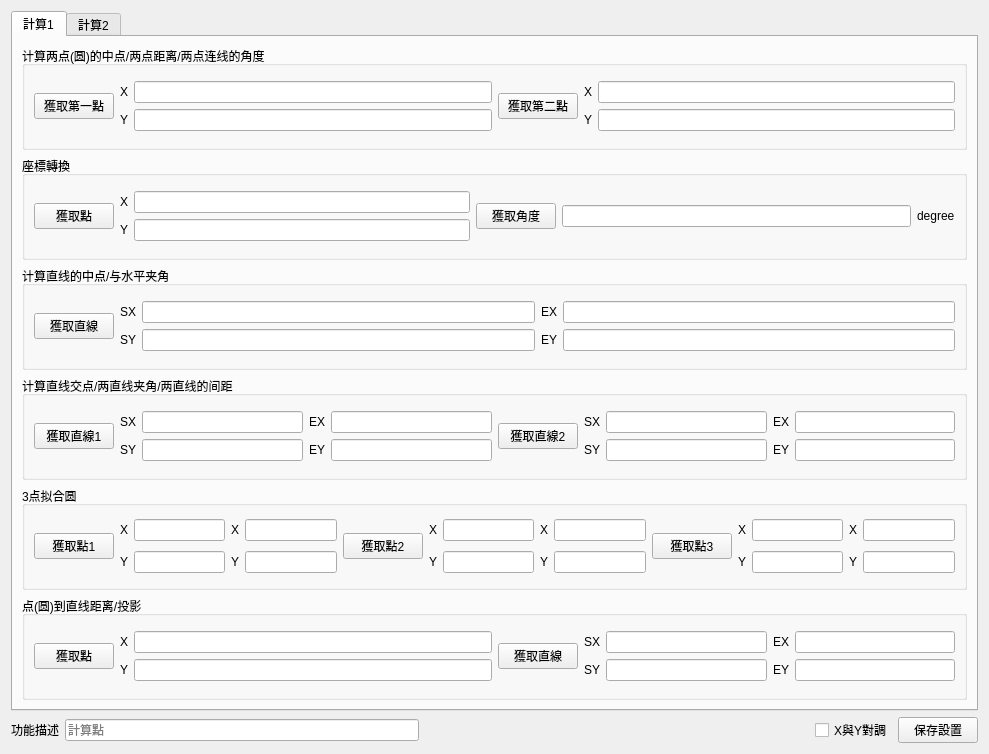
<?xml version="1.0" encoding="UTF-8"?>
<ui version="4.0">
 <class>ComputeToolUI</class>
 <widget class="QWidget" name="ComputeToolUI">
  <property name="geometry">
   <rect>
    <x>0</x>
    <y>0</y>
    <width>989</width>
    <height>754</height>
   </rect>
  </property>
  <property name="windowTitle">
   <string>Form</string>
  </property>
  <layout class="QGridLayout" name="gridLayout">
   <item row="1" column="7">
    <spacer name="horizontalSpacer">
     <property name="orientation">
      <enum>Qt::Horizontal</enum>
     </property>
     <property name="sizeHint" stdset="0">
      <size>
       <width>326</width>
       <height>20</height>
      </size>
     </property>
    </spacer>
   </item>
   <item row="1" column="9">
    <widget class="QPushButton" name="pushButton">
     <property name="text">
      <string>保存設置</string>
     </property>
    </widget>
   </item>
   <item row="1" column="0">
    <widget class="QLabel" name="label">
     <property name="maximumSize">
      <size>
       <width>64</width>
       <height>16777215</height>
      </size>
     </property>
     <property name="text">
      <string>功能描述</string>
     </property>
    </widget>
   </item>
   <item row="1" column="8">
    <widget class="QCheckBox" name="checkBox">
     <property name="text">
      <string>X與Y對調</string>
     </property>
    </widget>
   </item>
   <item row="1" column="1">
    <widget class="QLineEdit" name="lineEdit">
     <property name="placeholderText">
      <string>計算點</string>
     </property>
    </widget>
   </item>
   <item row="0" column="0" colspan="10">
    <widget class="QTabWidget" name="tabWidget">
     <property name="currentIndex">
      <number>0</number>
     </property>
     <widget class="QWidget" name="tab">
      <attribute name="title">
       <string>計算1</string>
      </attribute>
      <layout class="QVBoxLayout" name="verticalLayout">
       <item>
        <widget class="QGroupBox" name="groupBox">
         <property name="title">
          <string>计算两点(圆)的中点/两点距离/两点连线的角度</string>
         </property>
         <layout class="QGridLayout" name="gridLayout_6">
          <item row="0" column="0">
           <widget class="QPushButton" name="pushButton_2">
            <property name="text">
             <string>獲取第一點</string>
            </property>
           </widget>
          </item>
          <item row="0" column="1">
           <layout class="QGridLayout" name="gridLayout_5">
            <item row="1" column="0">
             <widget class="QLabel" name="label_6">
              <property name="maximumSize">
               <size>
                <width>16</width>
                <height>16777215</height>
               </size>
              </property>
              <property name="text">
               <string>X</string>
              </property>
             </widget>
            </item>
            <item row="1" column="2">
             <widget class="QLineEdit" name="lineEdit_6"/>
            </item>
            <item row="2" column="0">
             <widget class="QLabel" name="label_7">
              <property name="maximumSize">
               <size>
                <width>16</width>
                <height>16777215</height>
               </size>
              </property>
              <property name="text">
               <string>Y</string>
              </property>
             </widget>
            </item>
            <item row="2" column="2">
             <widget class="QLineEdit" name="lineEdit_7"/>
            </item>
           </layout>
          </item>
          <item row="0" column="2">
           <widget class="QPushButton" name="pushButton_3">
            <property name="text">
             <string>獲取第二點</string>
            </property>
           </widget>
          </item>
          <item row="0" column="3">
           <layout class="QGridLayout" name="gridLayout_4">
            <item row="1" column="0">
             <widget class="QLabel" name="label_4">
              <property name="maximumSize">
               <size>
                <width>16</width>
                <height>16777215</height>
               </size>
              </property>
              <property name="text">
               <string>X</string>
              </property>
             </widget>
            </item>
            <item row="1" column="2">
             <widget class="QLineEdit" name="lineEdit_4"/>
            </item>
            <item row="2" column="0">
             <widget class="QLabel" name="label_5">
              <property name="maximumSize">
               <size>
                <width>16</width>
                <height>16777215</height>
               </size>
              </property>
              <property name="text">
               <string>Y</string>
              </property>
             </widget>
            </item>
            <item row="2" column="2">
             <widget class="QLineEdit" name="lineEdit_5"/>
            </item>
           </layout>
          </item>
         </layout>
        </widget>
       </item>
       <item>
        <widget class="QGroupBox" name="groupBox_6">
         <property name="title">
          <string>座標轉換</string>
         </property>
         <layout class="QGridLayout" name="gridLayout_19">
          <item row="0" column="0">
           <widget class="QPushButton" name="pushButton_14">
            <property name="text">
             <string>獲取點</string>
            </property>
           </widget>
          </item>
          <item row="0" column="1">
           <layout class="QGridLayout" name="gridLayout_18">
            <item row="1" column="0">
             <widget class="QLabel" name="label_10">
              <property name="maximumSize">
               <size>
                <width>16</width>
                <height>16777215</height>
               </size>
              </property>
              <property name="text">
               <string>X</string>
              </property>
             </widget>
            </item>
            <item row="1" column="2">
             <widget class="QLineEdit" name="lineEdit_10"/>
            </item>
            <item row="2" column="0">
             <widget class="QLabel" name="label_11">
              <property name="maximumSize">
               <size>
                <width>16</width>
                <height>16777215</height>
               </size>
              </property>
              <property name="text">
               <string>Y</string>
              </property>
             </widget>
            </item>
            <item row="2" column="2">
             <widget class="QLineEdit" name="lineEdit_11"/>
            </item>
           </layout>
          </item>
          <item row="0" column="2">
           <widget class="QPushButton" name="pushButton_5">
            <property name="text">
             <string>獲取角度</string>
            </property>
           </widget>
          </item>
          <item row="0" column="3">
           <widget class="QLineEdit" name="lineEdit_2"/>
          </item>
          <item row="0" column="4">
           <widget class="QLabel" name="label_2">
            <property name="text">
             <string>degree</string>
            </property>
           </widget>
          </item>
         </layout>
        </widget>
       </item>
       <item>
        <widget class="QGroupBox" name="groupBox_2">
         <property name="title">
          <string>计算直线的中点/与水平夹角</string>
         </property>
         <layout class="QGridLayout" name="gridLayout_2">
          <item row="0" column="0">
           <widget class="QPushButton" name="pushButton_4">
            <property name="text">
             <string>獲取直線</string>
            </property>
           </widget>
          </item>
          <item row="0" column="1">
           <layout class="QGridLayout" name="gridLayout_7">
            <item row="1" column="0">
             <widget class="QLabel" name="label_17">
              <property name="maximumSize">
               <size>
                <width>16</width>
                <height>16777215</height>
               </size>
              </property>
              <property name="text">
               <string>SY</string>
              </property>
             </widget>
            </item>
            <item row="1" column="1">
             <widget class="QLineEdit" name="lineEdit_13"/>
            </item>
            <item row="0" column="1">
             <widget class="QLineEdit" name="lineEdit_16"/>
            </item>
            <item row="1" column="2">
             <widget class="QLabel" name="label_14">
              <property name="maximumSize">
               <size>
                <width>20</width>
                <height>16777215</height>
               </size>
              </property>
              <property name="text">
               <string>EY</string>
              </property>
             </widget>
            </item>
            <item row="0" column="2">
             <widget class="QLabel" name="label_15">
              <property name="maximumSize">
               <size>
                <width>20</width>
                <height>16777215</height>
               </size>
              </property>
              <property name="text">
               <string>EX</string>
              </property>
             </widget>
            </item>
            <item row="0" column="0">
             <widget class="QLabel" name="label_16">
              <property name="maximumSize">
               <size>
                <width>16</width>
                <height>16777215</height>
               </size>
              </property>
              <property name="text">
               <string>SX</string>
              </property>
             </widget>
            </item>
            <item row="0" column="3">
             <widget class="QLineEdit" name="lineEdit_15"/>
            </item>
            <item row="1" column="3">
             <widget class="QLineEdit" name="lineEdit_14"/>
            </item>
           </layout>
          </item>
         </layout>
        </widget>
       </item>
       <item>
        <widget class="QGroupBox" name="groupBox_4">
         <property name="title">
          <string>计算直线交点/两直线夹角/两直线的间距</string>
         </property>
         <layout class="QGridLayout" name="gridLayout_10">
          <item row="0" column="0">
           <widget class="QPushButton" name="pushButton_7">
            <property name="text">
             <string>獲取直線1</string>
            </property>
           </widget>
          </item>
          <item row="0" column="1">
           <layout class="QGridLayout" name="gridLayout_8">
            <item row="0" column="3">
             <widget class="QLineEdit" name="lineEdit_23"/>
            </item>
            <item row="1" column="3">
             <widget class="QLineEdit" name="lineEdit_24"/>
            </item>
            <item row="0" column="1">
             <widget class="QLineEdit" name="lineEdit_22"/>
            </item>
            <item row="1" column="2">
             <widget class="QLabel" name="label_23">
              <property name="maximumSize">
               <size>
                <width>20</width>
                <height>16777215</height>
               </size>
              </property>
              <property name="text">
               <string>EY</string>
              </property>
             </widget>
            </item>
            <item row="0" column="2">
             <widget class="QLabel" name="label_24">
              <property name="maximumSize">
               <size>
                <width>20</width>
                <height>16777215</height>
               </size>
              </property>
              <property name="text">
               <string>EX</string>
              </property>
             </widget>
            </item>
            <item row="0" column="0">
             <widget class="QLabel" name="label_25">
              <property name="maximumSize">
               <size>
                <width>16</width>
                <height>16777215</height>
               </size>
              </property>
              <property name="text">
               <string>SX</string>
              </property>
             </widget>
            </item>
            <item row="1" column="1">
             <widget class="QLineEdit" name="lineEdit_21"/>
            </item>
            <item row="1" column="0">
             <widget class="QLabel" name="label_22">
              <property name="maximumSize">
               <size>
                <width>16</width>
                <height>16777215</height>
               </size>
              </property>
              <property name="text">
               <string>SY</string>
              </property>
             </widget>
            </item>
           </layout>
          </item>
          <item row="0" column="2">
           <widget class="QPushButton" name="pushButton_8">
            <property name="text">
             <string>獲取直線2</string>
            </property>
           </widget>
          </item>
          <item row="0" column="3">
           <layout class="QGridLayout" name="gridLayout_9">
            <item row="1" column="0">
             <widget class="QLabel" name="label_18">
              <property name="maximumSize">
               <size>
                <width>16</width>
                <height>16777215</height>
               </size>
              </property>
              <property name="text">
               <string>SY</string>
              </property>
             </widget>
            </item>
            <item row="1" column="1">
             <widget class="QLineEdit" name="lineEdit_17"/>
            </item>
            <item row="0" column="1">
             <widget class="QLineEdit" name="lineEdit_18"/>
            </item>
            <item row="1" column="2">
             <widget class="QLabel" name="label_19">
              <property name="maximumSize">
               <size>
                <width>20</width>
                <height>16777215</height>
               </size>
              </property>
              <property name="text">
               <string>EY</string>
              </property>
             </widget>
            </item>
            <item row="0" column="2">
             <widget class="QLabel" name="label_20">
              <property name="maximumSize">
               <size>
                <width>20</width>
                <height>16777215</height>
               </size>
              </property>
              <property name="text">
               <string>EX</string>
              </property>
             </widget>
            </item>
            <item row="0" column="0">
             <widget class="QLabel" name="label_21">
              <property name="maximumSize">
               <size>
                <width>16</width>
                <height>16777215</height>
               </size>
              </property>
              <property name="text">
               <string>SX</string>
              </property>
             </widget>
            </item>
            <item row="0" column="3">
             <widget class="QLineEdit" name="lineEdit_19"/>
            </item>
            <item row="1" column="3">
             <widget class="QLineEdit" name="lineEdit_20"/>
            </item>
           </layout>
          </item>
         </layout>
        </widget>
       </item>
       <item>
        <widget class="QGroupBox" name="groupBox_5">
         <property name="title">
          <string>3点拟合圆</string>
         </property>
         <layout class="QGridLayout" name="gridLayout_14">
          <item row="0" column="1" rowspan="2">
           <layout class="QGridLayout" name="gridLayout_11">
            <item row="1" column="0">
             <widget class="QLabel" name="label_26">
              <property name="maximumSize">
               <size>
                <width>16</width>
                <height>16777215</height>
               </size>
              </property>
              <property name="text">
               <string>Y</string>
              </property>
             </widget>
            </item>
            <item row="1" column="1">
             <widget class="QLineEdit" name="lineEdit_25"/>
            </item>
            <item row="0" column="1">
             <widget class="QLineEdit" name="lineEdit_26"/>
            </item>
            <item row="1" column="2">
             <widget class="QLabel" name="label_27">
              <property name="maximumSize">
               <size>
                <width>20</width>
                <height>16777215</height>
               </size>
              </property>
              <property name="text">
               <string>Y</string>
              </property>
             </widget>
            </item>
            <item row="0" column="2">
             <widget class="QLabel" name="label_28">
              <property name="maximumSize">
               <size>
                <width>20</width>
                <height>16777215</height>
               </size>
              </property>
              <property name="text">
               <string>X</string>
              </property>
             </widget>
            </item>
            <item row="0" column="0">
             <widget class="QLabel" name="label_29">
              <property name="maximumSize">
               <size>
                <width>16</width>
                <height>16777215</height>
               </size>
              </property>
              <property name="text">
               <string>X</string>
              </property>
             </widget>
            </item>
            <item row="0" column="3">
             <widget class="QLineEdit" name="lineEdit_27"/>
            </item>
            <item row="1" column="3">
             <widget class="QLineEdit" name="lineEdit_28"/>
            </item>
           </layout>
          </item>
          <item row="0" column="3" rowspan="2">
           <layout class="QGridLayout" name="gridLayout_12">
            <item row="1" column="0">
             <widget class="QLabel" name="label_30">
              <property name="maximumSize">
               <size>
                <width>16</width>
                <height>16777215</height>
               </size>
              </property>
              <property name="text">
               <string>Y</string>
              </property>
             </widget>
            </item>
            <item row="0" column="0">
             <widget class="QLabel" name="label_33">
              <property name="maximumSize">
               <size>
                <width>16</width>
                <height>16777215</height>
               </size>
              </property>
              <property name="text">
               <string>X</string>
              </property>
             </widget>
            </item>
            <item row="1" column="3">
             <widget class="QLineEdit" name="lineEdit_32"/>
            </item>
            <item row="0" column="1">
             <widget class="QLineEdit" name="lineEdit_30"/>
            </item>
            <item row="1" column="2">
             <widget class="QLabel" name="label_31">
              <property name="maximumSize">
               <size>
                <width>20</width>
                <height>16777215</height>
               </size>
              </property>
              <property name="text">
               <string>Y</string>
              </property>
             </widget>
            </item>
            <item row="0" column="2">
             <widget class="QLabel" name="label_32">
              <property name="maximumSize">
               <size>
                <width>20</width>
                <height>16777215</height>
               </size>
              </property>
              <property name="text">
               <string>X</string>
              </property>
             </widget>
            </item>
            <item row="0" column="3">
             <widget class="QLineEdit" name="lineEdit_31"/>
            </item>
            <item row="1" column="1">
             <widget class="QLineEdit" name="lineEdit_29"/>
            </item>
           </layout>
          </item>
          <item row="0" column="5" rowspan="2">
           <layout class="QGridLayout" name="gridLayout_13">
            <item row="1" column="0">
             <widget class="QLabel" name="label_34">
              <property name="maximumSize">
               <size>
                <width>16</width>
                <height>16777215</height>
               </size>
              </property>
              <property name="text">
               <string>Y</string>
              </property>
             </widget>
            </item>
            <item row="1" column="1">
             <widget class="QLineEdit" name="lineEdit_33"/>
            </item>
            <item row="0" column="1">
             <widget class="QLineEdit" name="lineEdit_34"/>
            </item>
            <item row="1" column="2">
             <widget class="QLabel" name="label_35">
              <property name="maximumSize">
               <size>
                <width>20</width>
                <height>16777215</height>
               </size>
              </property>
              <property name="text">
               <string>Y</string>
              </property>
             </widget>
            </item>
            <item row="0" column="2">
             <widget class="QLabel" name="label_36">
              <property name="maximumSize">
               <size>
                <width>20</width>
                <height>16777215</height>
               </size>
              </property>
              <property name="text">
               <string>X</string>
              </property>
             </widget>
            </item>
            <item row="0" column="0">
             <widget class="QLabel" name="label_37">
              <property name="maximumSize">
               <size>
                <width>16</width>
                <height>16777215</height>
               </size>
              </property>
              <property name="text">
               <string>X</string>
              </property>
             </widget>
            </item>
            <item row="0" column="3">
             <widget class="QLineEdit" name="lineEdit_35"/>
            </item>
            <item row="1" column="3">
             <widget class="QLineEdit" name="lineEdit_36"/>
            </item>
           </layout>
          </item>
          <item row="0" column="4" rowspan="2">
           <widget class="QPushButton" name="pushButton_11">
            <property name="text">
             <string>獲取點3</string>
            </property>
           </widget>
          </item>
          <item row="0" column="2" rowspan="2">
           <widget class="QPushButton" name="pushButton_10">
            <property name="text">
             <string>獲取點2</string>
            </property>
           </widget>
          </item>
          <item row="0" column="0" rowspan="2">
           <widget class="QPushButton" name="pushButton_9">
            <property name="text">
             <string>獲取點1</string>
            </property>
           </widget>
          </item>
         </layout>
        </widget>
       </item>
       <item>
        <widget class="QGroupBox" name="groupBox_3">
         <property name="title">
          <string>点(圆)到直线距离/投影</string>
         </property>
         <layout class="QGridLayout" name="gridLayout_17">
          <item row="0" column="0">
           <widget class="QPushButton" name="pushButton_12">
            <property name="text">
             <string>獲取點</string>
            </property>
           </widget>
          </item>
          <item row="0" column="1">
           <layout class="QGridLayout" name="gridLayout_15">
            <item row="1" column="0">
             <widget class="QLabel" name="label_8">
              <property name="maximumSize">
               <size>
                <width>16</width>
                <height>16777215</height>
               </size>
              </property>
              <property name="text">
               <string>X</string>
              </property>
             </widget>
            </item>
            <item row="1" column="2">
             <widget class="QLineEdit" name="lineEdit_8"/>
            </item>
            <item row="2" column="0">
             <widget class="QLabel" name="label_9">
              <property name="maximumSize">
               <size>
                <width>16</width>
                <height>16777215</height>
               </size>
              </property>
              <property name="text">
               <string>Y</string>
              </property>
             </widget>
            </item>
            <item row="2" column="2">
             <widget class="QLineEdit" name="lineEdit_9"/>
            </item>
           </layout>
          </item>
          <item row="0" column="2">
           <widget class="QPushButton" name="pushButton_13">
            <property name="text">
             <string>獲取直線</string>
            </property>
           </widget>
          </item>
          <item row="0" column="3">
           <layout class="QGridLayout" name="gridLayout_16">
            <item row="1" column="0">
             <widget class="QLabel" name="label_38">
              <property name="maximumSize">
               <size>
                <width>16</width>
                <height>16777215</height>
               </size>
              </property>
              <property name="text">
               <string>SY</string>
              </property>
             </widget>
            </item>
            <item row="1" column="1">
             <widget class="QLineEdit" name="lineEdit_37"/>
            </item>
            <item row="0" column="1">
             <widget class="QLineEdit" name="lineEdit_38"/>
            </item>
            <item row="1" column="2">
             <widget class="QLabel" name="label_39">
              <property name="maximumSize">
               <size>
                <width>20</width>
                <height>16777215</height>
               </size>
              </property>
              <property name="text">
               <string>EY</string>
              </property>
             </widget>
            </item>
            <item row="0" column="2">
             <widget class="QLabel" name="label_40">
              <property name="maximumSize">
               <size>
                <width>20</width>
                <height>16777215</height>
               </size>
              </property>
              <property name="text">
               <string>EX</string>
              </property>
             </widget>
            </item>
            <item row="0" column="0">
             <widget class="QLabel" name="label_41">
              <property name="maximumSize">
               <size>
                <width>16</width>
                <height>16777215</height>
               </size>
              </property>
              <property name="text">
               <string>SX</string>
              </property>
             </widget>
            </item>
            <item row="0" column="3">
             <widget class="QLineEdit" name="lineEdit_39"/>
            </item>
            <item row="1" column="3">
             <widget class="QLineEdit" name="lineEdit_40"/>
            </item>
           </layout>
          </item>
         </layout>
        </widget>
       </item>
      </layout>
     </widget>
     <widget class="QWidget" name="tab_2">
      <attribute name="title">
       <string>計算2</string>
      </attribute>
     </widget>
    </widget>
   </item>
  </layout>
 </widget>
 <resources/>
 <connections/>
</ui>
